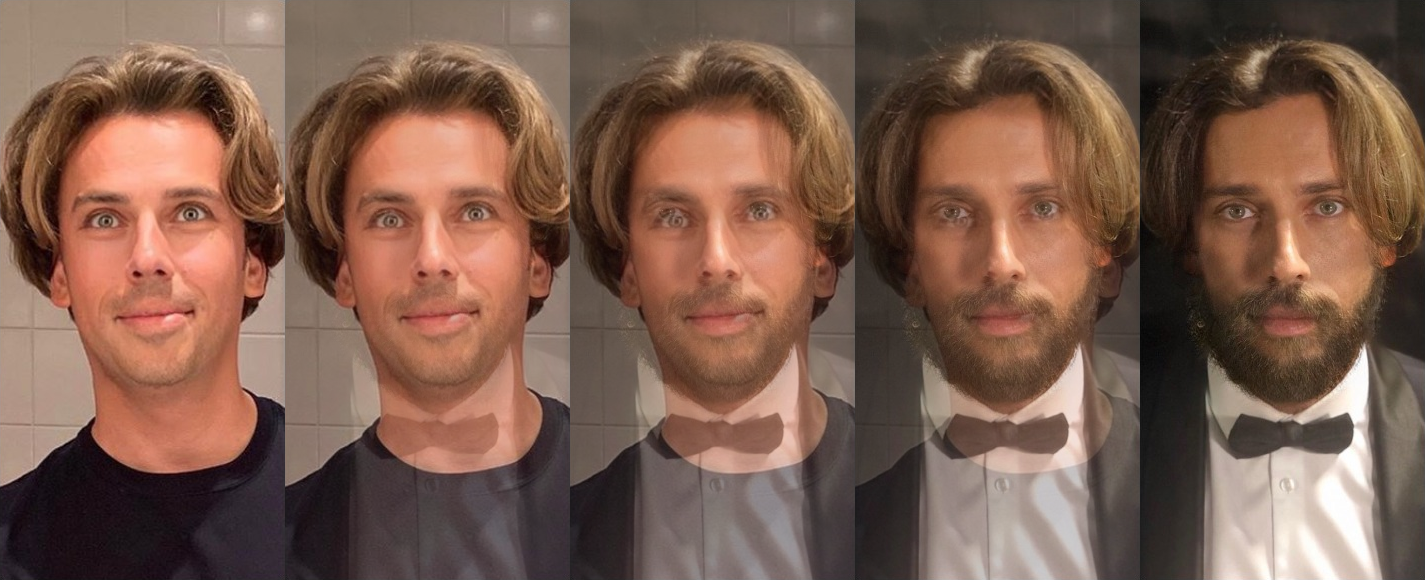

Here is the Python script that generated this plot:
from PIL import Image
import numpy as np

im1 = Image.open('1.png')
im2 = Image.open('2.png')

while True:
    n = input("Введи число промежуточных стадий\n")
    try:
        n = int(n)
        break
    except:
        print("Число промежуточных стадий - целое число")
        continue

pix_1 = np.array(im1)
pix_2 = np.array(im2)
pix_0 = np.zeros((n,) + pix_1.shape, dtype = int)

m = np.linspace(0, 1, num = n + 2)[1:-1] # num = число картинок + 2

iint = np.vectorize(int) # векторизуем int

for i in range(len(m)):
    pix_0[i] = iint(iint(pix_1) + (iint(pix_2) - iint(pix_1)) * m[i])
    
pix = np.hstack((pix_1, *pix_0, pix_2)).astype(np.uint8) # массив из всех изображений
Image.fromarray(pix).show()
Image.fromarray(pix).save('gradient.png')